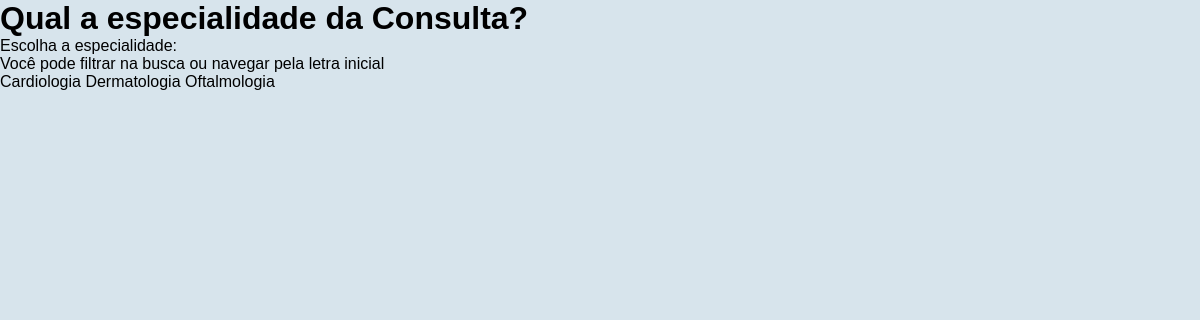
Page /consulta_tipo.php on the committed database.
### tables this page shows
CREATE TABLE especialidades(
	id INT PRIMARY KEY nOT NULL AUTO_INCREMENT,
    nome VARCHAR(255)
);

### process/especialidades.php (called while the page is built)
<?php
include_once('conn.php');
$method = $_SERVER['REQUEST_METHOD'];
    if ($method === "GET") {
        $especialidadesQuery = $conn->query("SELECT especialidades.nome AS especialidade, funcionarios.nome AS nome_medico
                                            FROM medicos
                                            JOIN especialidades ON medicos.especialidade_id = especialidades.id
                             JOIN funcionarios ON medicos.funcionario_id = funcionarios.id;");
        $especialidades = $especialidadesQuery->fetchAll();
}

### consulta_tipo.php (the view, shortened to what this page needs)
<?php
  include_once('process/especialidades.php');
?>
<!DOCTYPE html>
<html lang="en">
<head>
  <link rel="stylesheet" href="css/style.css">
  <link rel="stylesheet" href="https://code.jquery.com/ui/1.13.1/themes/base/jquery-ui.css">
</head>
<body>
<form id="form1" action="process/process_consulta.php" class="especialidadesForm" method="POST">
  <h1>Qual a especialidade da Consulta?</h1>
  <label for="especialidade">Escolha a especialidade:</label>
  <p>Você pode filtrar na busca ou navegar pela letra inicial</p>
  <?php foreach($especialidades as $especialidade): ?>
    <label class="especialidadesLabel" onclick="submitForm('<?php echo $especialidade['especialidade']; ?>')">
    <?php echo $especialidade['especialidade']; ?></label>
  <?php endforeach; ?>
</form>
</body>
</html>

### css/style.css (style rules this page uses)
* { margin: 0; padding: 0; font-family: "Montserrat", sans-serif; }
html { height: 500vh; }
body { background-color: #D7E4EC; }

### rows in the picture
especialidades: nome "Cardiologia"
especialidades: nome "Dermatologia"
especialidades: nome "Oftalmologia"
